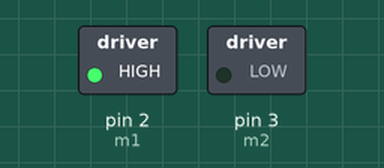
The sketch below on a simulated Arduino Uno, built with avr-gcc and run on an emulated ATmega328P. Parts: switched loads named in the sketch (green lamp = pin HIGH).

Above: at 5.0 s.
At 12.5 s:
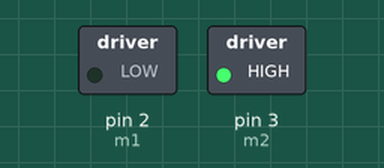
Timing chart, 0 to 19.5 s (numbered marks = the images above):
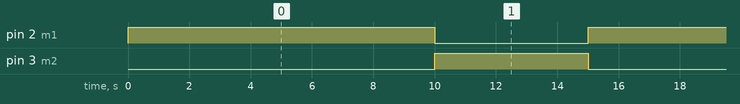

The sketch:

Acuadores-Motorreductor.ino
```cpp
int m1 = 2;
int m2 = 3;

void setup(){
  pinMode(m1,OUTPUT);
  pinMode(m2,OUTPUT);
}

void loop(){
  digitalWrite(m1,HIGH);
  digitalWrite(m2, LOW);
  delay(10000);
  digitalWrite(m1,LOW);
  digitalWrite(m2,HIGH);
  delay(5000);
}
```

Measured:
- by itself, pin 2 (m1): alternates HIGH for 10.0 s and LOW for 5.0 s
- by itself, pin 3 (m2): alternates HIGH for 5.0 s and LOW for 10.0 s
